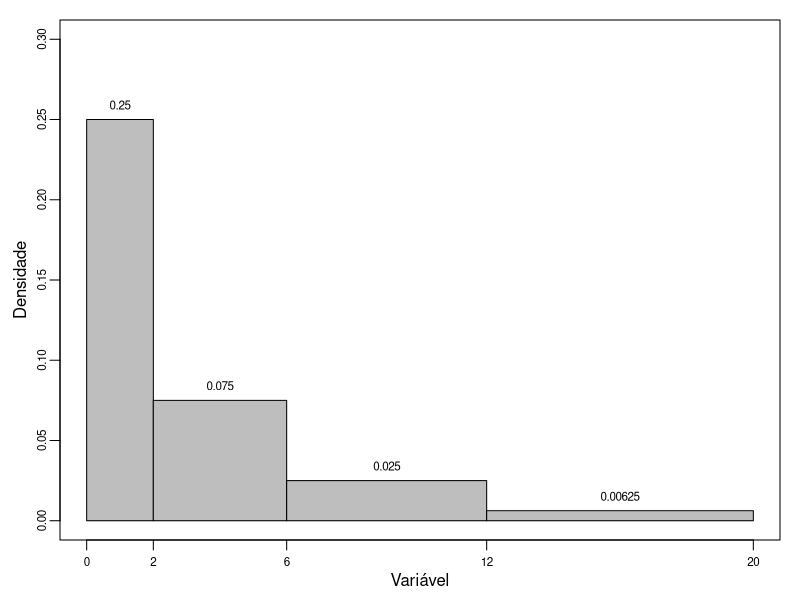

Write the R code that produced this figure.
## ---- chunk 1
knitr::opts_chunk$set(echo = TRUE)
## ---- chunk 2
n_i <- c(50, 30, 15, 5)
f_i <- n_i/sum(n_i)
brs <- c(0, 2, 6, 12, 20)
d_i <- f_i/diff(brs)
par(mar=c(3,3,1,1), cex.axis=.7, mgp = c(3,.5,0))
plot(0, type='n', xlim=range(brs), ylim=c(0, 1.2*max(d_i)), xlab='', ylab='', main='', xaxt="n")
rect(xleft = brs[-length(brs)], xright = brs[-1], ybottom = 0, ytop = d_i, col = 'gray')
mtext(side = 2, text = 'Densidade', line = 1.5)
mtext(side = 1, text = 'Variável', line = 1.5)
axis(side=1, at=brs, labels = T)
text(x = (brs[-1] + brs[-length(brs)])/2, y = d_i, labels = d_i, pos = 3, cex=.7)
## ---- chunk 3
n <- 15
pr_lotes <- c(.6, .3, .1)
pr_00_lotes <- c(1, (n-1)*(n-2)/(n*(n-1)), (n-2)*(n-3)/(n*(n-1)))
pr_00 <- sum(pr_00_lotes*pr_lotes)
pr_lotes_00 <- pr_00_lotes*pr_lotes/pr_00
pr_10_lotes <- c(0, 2*(1)*(n-1)/(n*(n-1)), 2*(2)*(n-2)/(n*(n-1)))
pr_10 <- sum(pr_10_lotes*pr_lotes)
pr_lotes_10 <- pr_10_lotes*pr_lotes/pr_10
## ---- chunk 4
nn <- 5
pp <- 0.7
